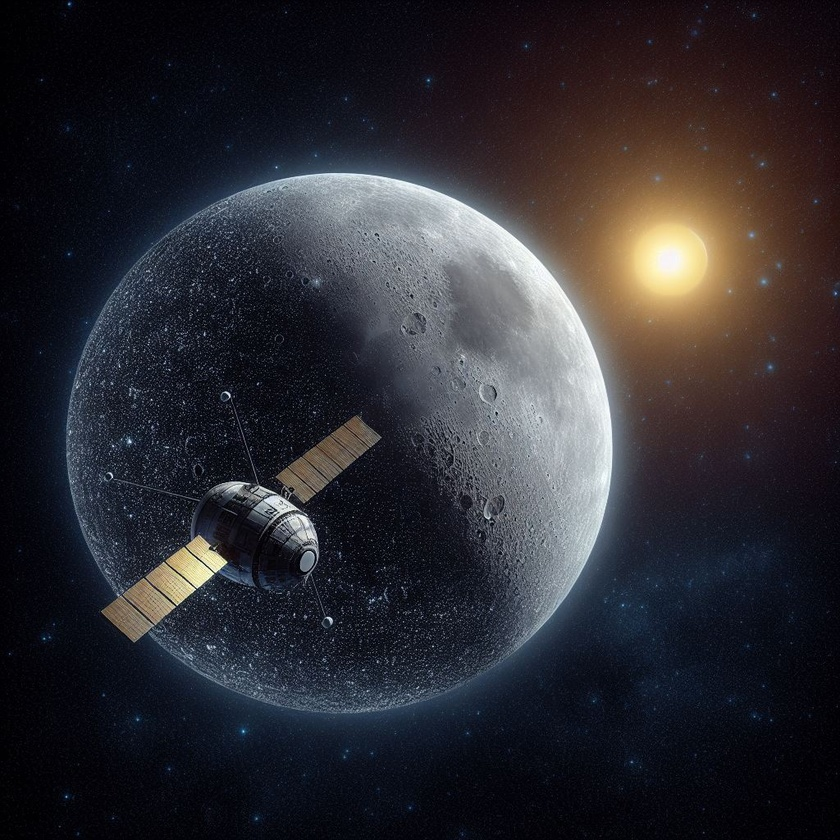
#> input picture imagens/Satelite.jpeg, 840 x 840 px, shrunk from 1024 x 1024 before the run
$ python espacoCores.py
#> lines starting #> are read from the running program, lines starting #| are printed output that depends on the picture
import numpy as np
import cv2
import matplotlib.pyplot as plt

# Carregando a imagem
img = cv2.imread('./imagens/Satelite.jpeg')
#> img is the input picture: shape (840, 840, 3); mean B, G, R 49.8, 44.2, 45.6

# Convertendo espaço de cores
img_rgb = cv2.cvtColor(img, cv2.COLOR_BGR2RGB)
img_gray = cv2.cvtColor(img, cv2.COLOR_BGR2GRAY)
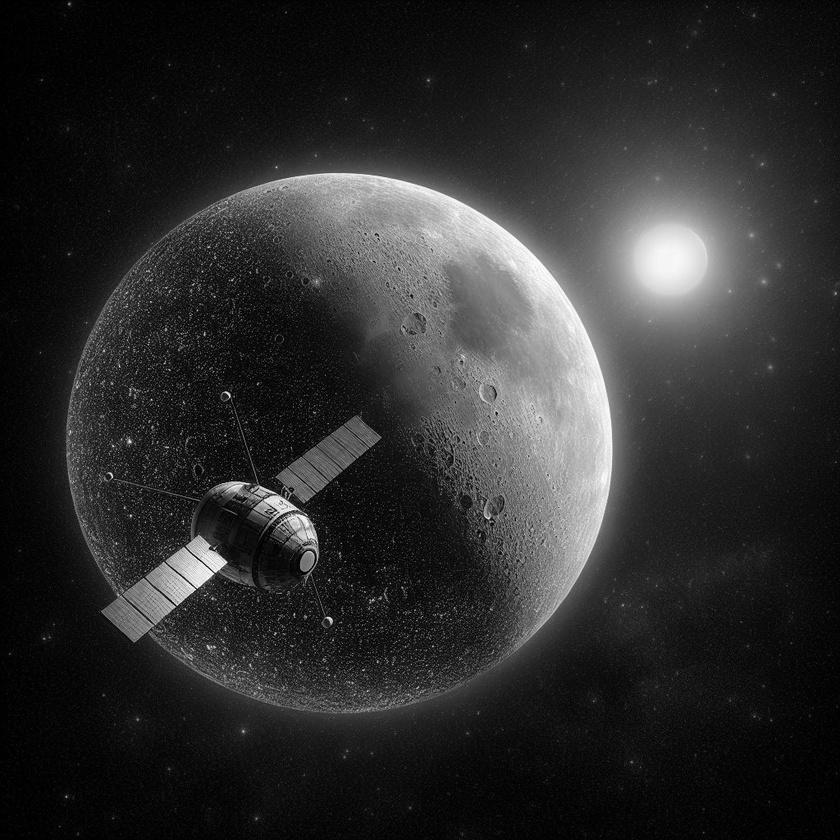
#> img_gray: shape (840, 840); min 0, max 255, mean 45.3
img_hsv = cv2.cvtColor(img, cv2.COLOR_BGR2HSV)
#> img_hsv: shape (840, 840, 3); mean H, S, V 104.6, 118.9, 56.6
img_hls = cv2.cvtColor(img, cv2.COLOR_BGR2HLS)
#> img_hls: shape (840, 840, 3); mean of channels 0, 1, 2 104.5, 47.5, 87.7

# Plot imagens
imagens = [img_rgb, img_gray, img_hsv, img_hls]

# Tamanho da figura para as imagens
plt.figure(figsize=(10, 10))  # Tamanho da figura
for i in range(4):
    plt.subplot(2, 2, i + 1)
    plt.imshow(imagens[i] if i != 1 else imagens[i], 'gray')  # 'gray' para escala de cinza
    plt.xticks([]), plt.yticks([])

plt.show()
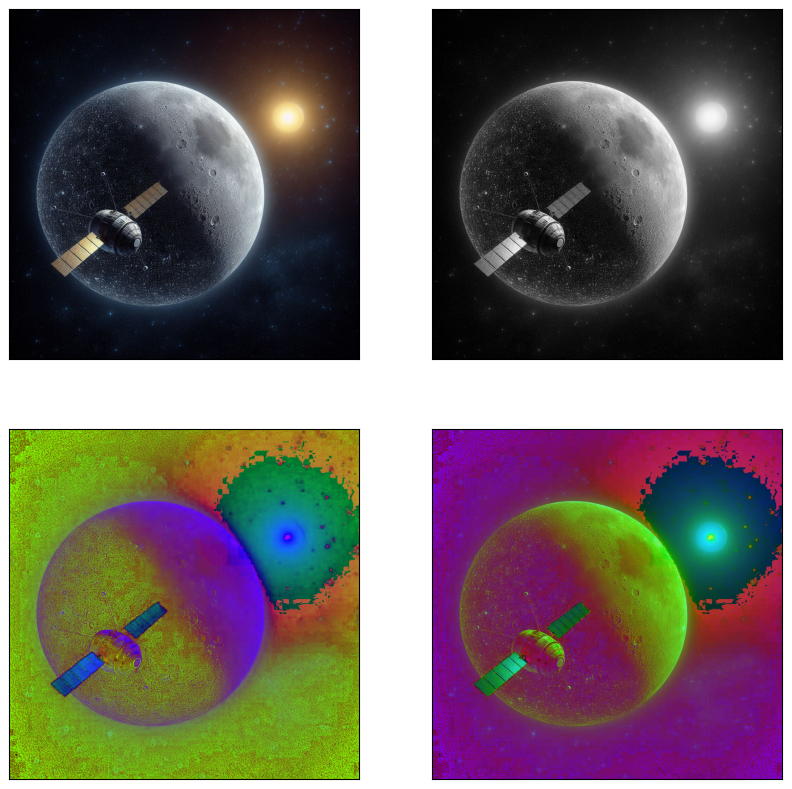
#> figure drawn by matplotlib, 4 panels

# Exibindo a última imagem (HLS) em um tamanho maior
plt.figure(figsize=(8, 8))  # Tamanho maior para a imagem HLS
plt.imshow(img_hls)  # Exibe a imagem HLS em cores
plt.title('Imagem HLS')
plt.axis('off')  # Remove os eixos
plt.show()
